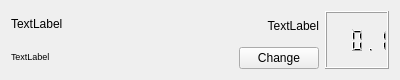
<?xml version="1.0" encoding="UTF-8"?>
<ui version="4.0">
 <class>SensorBlock</class>
 <widget class="QWidget" name="SensorBlock">
  <property name="geometry">
   <rect>
    <x>0</x>
    <y>0</y>
    <width>400</width>
    <height>80</height>
   </rect>
  </property>
  <property name="minimumSize">
   <size>
    <width>300</width>
    <height>80</height>
   </size>
  </property>
  <property name="maximumSize">
   <size>
    <width>400</width>
    <height>80</height>
   </size>
  </property>
  <property name="windowTitle">
   <string>Form</string>
  </property>
  <layout class="QHBoxLayout" name="horizontalLayout">
   <item>
    <layout class="QVBoxLayout" name="verticalLayout">
     <item>
      <widget class="QLabel" name="idLabel">
       <property name="text">
        <string>TextLabel</string>
       </property>
      </widget>
     </item>
     <item>
      <widget class="QLabel" name="typeLabel">
       <property name="font">
        <font>
         <pointsize>7</pointsize>
        </font>
       </property>
       <property name="text">
        <string>TextLabel</string>
       </property>
      </widget>
     </item>
    </layout>
   </item>
   <item>
    <spacer name="horizontalSpacer">
     <property name="orientation">
      <enum>Qt::Horizontal</enum>
     </property>
     <property name="sizeHint" stdset="0">
      <size>
       <width>40</width>
       <height>20</height>
      </size>
     </property>
    </spacer>
   </item>
   <item>
    <layout class="QVBoxLayout" name="verticalLayout_2">
     <item>
      <widget class="QLabel" name="modeLabel">
       <property name="text">
        <string>TextLabel</string>
       </property>
       <property name="alignment">
        <set>Qt::AlignRight|Qt::AlignTrailing|Qt::AlignVCenter</set>
       </property>
      </widget>
     </item>
     <item>
      <widget class="QPushButton" name="pushButton">
       <property name="text">
        <string>Change</string>
       </property>
      </widget>
     </item>
    </layout>
   </item>
   <item>
    <widget class="QLCDNumber" name="val">
     <property name="value" stdset="0">
      <double>0.100000000000000</double>
     </property>
    </widget>
   </item>
  </layout>
 </widget>
 <resources/>
 <connections/>
</ui>
